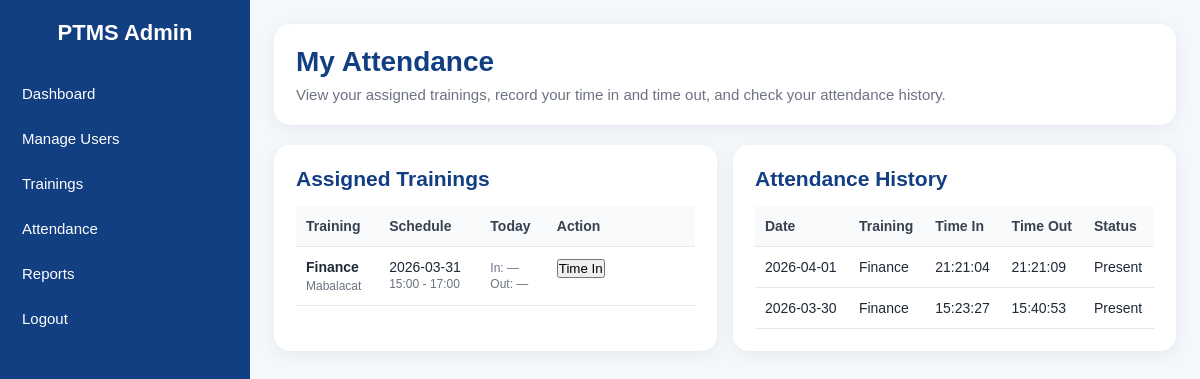
Screenshot of /modules/my_attendance.php (signed in) with the database file from the repository.
### tables this page shows
CREATE TABLE `trainings` (
  `id` int(11) NOT NULL,
  `title` varchar(180) NOT NULL,
  `description` text DEFAULT NULL,
  `schedule_date` date NOT NULL,
  `start_time` time NOT NULL,
  `end_time` time NOT NULL,
  `venue` varchar(180) DEFAULT NULL,
  `trainer_user_id` int(11) DEFAULT NULL,
  `capacity` int(11) NOT NULL DEFAULT 20,
  `created_by` int(11) DEFAULT NULL,
  `created_at` timestamp NOT NULL DEFAULT current_timestamp()
);

CREATE TABLE `attendance_logs` (
  `id` int(11) NOT NULL,
  `training_id` int(11) NOT NULL,
  `user_id` int(11) NOT NULL,
  `log_date` date NOT NULL,
  `time_in` time DEFAULT NULL,
  `time_out` time DEFAULT NULL,
  `status` enum('Present','Late','Absent') NOT NULL DEFAULT 'Present',
  `approval_status` enum('Pending','Approved','Rejected') NOT NULL DEFAULT 'Pending',
  `approved_by` int(11) DEFAULT NULL,
  `approved_at` datetime DEFAULT NULL,
  `approval_remarks` varchar(255) DEFAULT NULL,
  `created_at` timestamp NOT NULL DEFAULT current_timestamp()
);

### modules/my_attendance.php (the view, shortened to what this page needs)
<?php
require_once __DIR__ . '/../config/db.php';
$userId = (int)$_SESSION['user_id'];
$assignedSql = "
    SELECT t.id, t.title, t.schedule_date, t.start_time, t.end_time, t.venue
    FROM training_participants tp
    INNER JOIN trainings t ON t.id = tp.training_id
    WHERE tp.user_id = $userId AND tp.status = 'Enrolled'
    ORDER BY t.schedule_date DESC, t.start_time DESC
";
$assignedResults = mysqli_query($conn, $assignedSql);
$historySql = "
    SELECT t.title, a.log_date, a.time_in, a.time_out, a.status
    FROM attendance_logs a
    INNER JOIN trainings t ON t.id = a.training_id
    WHERE a.user_id = $userId
    ORDER BY a.log_date DESC, a.id DESC
    LIMIT 20
";
$historyResults = mysqli_query($conn, $historySql);
include __DIR__ . '/../includes/header.php';
include __DIR__ . '/../includes/sidebar.php';
?>
<div class="topbar">
    <div class="page-title">
        <h1>My Attendance</h1>
        <p>View your assigned trainings, record your time in and time out, and check your attendance history.</p>
    </div>
</div>
<div class="grid-2">
    <section class="table-card">
        <h2>Assigned Trainings</h2>
        <div class="table-wrap">
            <table>
                <thead>
                    <tr>
                        <th>Training</th>
                        <th>Schedule</th>
                        <th>Today</th>
                        <th>Action</th>
                    </tr>
                </thead>
                <tbody>
                    <?php if ($assignedResults && mysqli_num_rows($assignedResults) > 0): ?>
                        <?php while ($row = mysqli_fetch_assoc($assignedResults)): ?>
                            <?php
                                $trainingId = (int)$row['id'];
                                $today = date('Y-m-d');
                                $todayRes = mysqli_query($conn, "SELECT time_in, time_out FROM attendance_logs WHERE user_id = $userId AND training_id = $trainingId AND log_date = '$today' LIMIT 1");
                                $todayLog = $todayRes ? mysqli_fetch_assoc($todayRes) : null;
                            ?>
                            <tr>
                                <td>
                                    <strong><?php echo e($row['title']); ?></strong>
                                    <div class="small"><?php echo e($row['venue'] ?: 'No venue'); ?></div>
                                </td>
                                <td>
                                    <?php echo e($row['schedule_date']); ?><br>
                                    <span class="small"><?php echo e(substr((string)$row['start_time'],0,5)); ?> - <?php echo e(substr((string)$row['end_time'],0,5)); ?></span>
                                </td>
                                <td>
                                    <span class="small">
                                        In: <?php echo e($todayLog['time_in'] ?? '—'); ?><br>
                                        Out: <?php echo e($todayLog['time_out'] ?? '—'); ?>
                                    </span>
                                </td>
                                <td>
                                    <form method="POST" style="display:flex; gap:8px; flex-wrap:wrap;">
                                        <button type="submit" name="attendance_action" value="time_in">Time In</button>
                                        <button type="submit" name="attendance_action" value="time_out" class="btn-outline">Time Out</button>
                                    </form>
                                </td>
                            </tr>
                        <?php endwhile; ?>
                    <?php else: ?>
                        <tr>
                            <td colspan="4">No assigned trainings yet.</td>
                        </tr>
                    <?php endif; ?>
                </tbody>
            </table>
        </div>
    </section>
    <section class="table-card">
        <h2>Attendance History</h2>
        <div class="table-wrap">
            <table>
                <thead>
                    <tr>
                        <th>Date</th>
                        <th>Training</th>
                        <th>Time In</th>
                        <th>Time Out</th>
                        <th>Status</th>
                    </tr>
                </thead>
                <tbody>
                    <?php if ($historyResults && mysqli_num_rows($historyResults) > 0): ?>
                        <?php while ($row = mysqli_fetch_assoc($historyResults)): ?>
                            <tr>
                                <td><?php echo e($row['log_date']); ?></td>
                                <td><?php echo e($row['title']); ?></td>
                                <td><?php echo e($row['time_in'] ?: '—'); ?></td>
                                <td><?php echo e($row['time_out'] ?: '—'); ?></td>
                                <td><?php echo e($row['status']); ?></td>
                            </tr>
                        <?php endwhile; ?>
                    <?php else: ?>
                        <tr>
                            <td colspan="5">No attendance history yet.</td>
                        </tr>
                    <?php endif; ?>
                </tbody>
            </table>
        </div>
    </section>
</div>
<?php include __DIR__ . '/../includes/footer.php'; ?>

### includes/header.php (style rules this page uses)
* { margin:0; padding:0; box-sizing:border-box; }
body { font-family: Arial, Helvetica, sans-serif; background:#f4f7fb; color:#1f2937; }
.topbar { background:#fff; padding:22px; border-radius:16px; box-shadow:0 4px 18px rgba(0,0,0,0.06); margin-bottom:20px; }
.page-title h1 { font-size:28px; color:#123e82; margin-bottom:8px; }
.page-title p { color:#6b7280; font-size:15px; }
.btn-outline { border:2px solid #fff; color:#fff; background:transparent; }
.grid-2 { display:grid; grid-template-columns:1fr 1fr; gap:16px; }
.stat-card, .table-card, .content-card { background:#fff; border-radius:16px; padding:22px; box-shadow:0 4px 18px rgba(0,0,0,0.06); }
.table-card h2, .content-card h2 { color:#123e82; font-size:21px; margin-bottom:15px; }
.table-wrap { overflow-x:auto; }
table { width:100%; border-collapse:collapse; }
table th, table td { padding:12px 10px; border-bottom:1px solid #e5e7eb; text-align:left; font-size:14px; vertical-align:top; }
table th { background:#f9fafb; color:#374151; }
.small { font-size:12px; color:#6b7280; margin-top:4px; }

### rows the page displays
trainings: title "Finance", venue "Mabalacat", schedule_date "2026-03-31", start_time "15:00", end_time "17:00", time_in "—", time_out "—"
attendance_logs: log_date "2026-04-01", training.title "Finance", time_in "21:21:04", time_out "21:21:09", status "Present"
attendance_logs: log_date "2026-03-30", training.title "Finance", time_in "15:23:27", time_out "15:40:53", status "Present"
